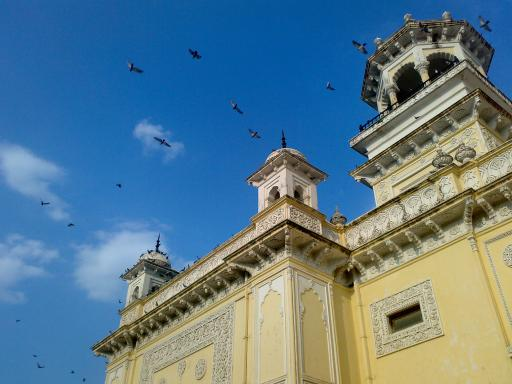
#> input picture proj3/home.jpg, 512 x 384 px
$ python proj3-1.py
#> lines starting #> are read from the running program, lines starting #| are printed output that depends on the picture; after the words box and inside, x2 and y2 are one past the last pixel; in counts of white or black regions, pixels touching at a corner belong together
import cv2 as cv
import numpy as np

def kmeans_segmentation(image, k):   # kmeans_segmentation 구현

    pixels = image.reshape((-1, 3)).astype(np.float32)

    # Perform K-means clustering
    criteria = (cv.TERM_CRITERIA_EPS + cv.TERM_CRITERIA_MAX_ITER, 100, 0.2)
    _, labels, centers = cv.kmeans(pixels, k, None, criteria, 10, cv.KMEANS_RANDOM_CENTERS)

    # Convert centers to uint8 and reshape labels
    centers = np.uint8(centers)
    segmented_image = centers[labels.flatten()]
    segmented_image = segmented_image.reshape(image.shape)

    return segmented_image


image = cv.imread('home.jpg')
#> image is the input picture: shape (384, 512, 3); mean B, G, R 141.2, 123.9, 91.6

# Perform segmentation with different values of k
k_values = [2, 4, 6, 8]
segmented_images = []
for k in k_values:
    segmented_image = kmeans_segmentation(image, k)
    segmented_images.append(segmented_image)
#> this loop made 4 passes
#> centers in kmeans_segmentation on pass 1: [[134, 170, 177], [144, 97, 43]]
#> pass 1, in kmeans_segmentation, `segmented_image = segmented_image.reshape(image.shape)`:
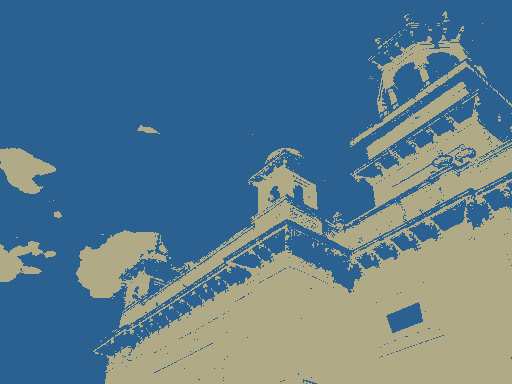
#> segmented_image: shape (384, 512, 3); mean B, G, R 140.4, 123.4, 91.4
#> pass 2, in kmeans_segmentation (call 2), `segmented_image = segmented_image.reshape(image.shape)`:
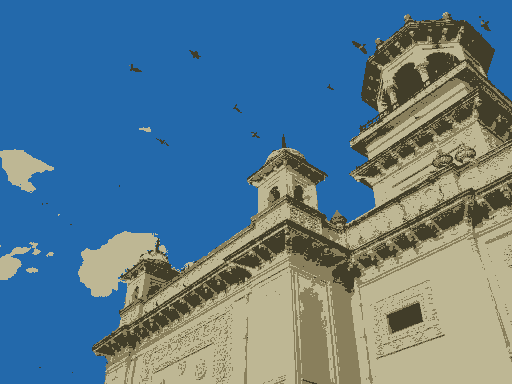
#> segmented_image: shape (384, 512, 3); mean B, G, R 141, 123.2, 91.3
#> pass 3, in kmeans_segmentation (call 3), `segmented_image = segmented_image.reshape(image.shape)`:
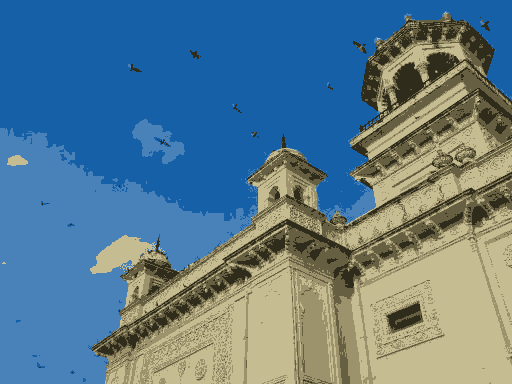
#> segmented_image: shape (384, 512, 3); mean B, G, R 140.8, 123.5, 91.3
#> after the loop, segmented_images = 4 items


stacked_image = np.vstack([np.hstack(segmented_images[:2]), np.hstack(segmented_images[2:])])
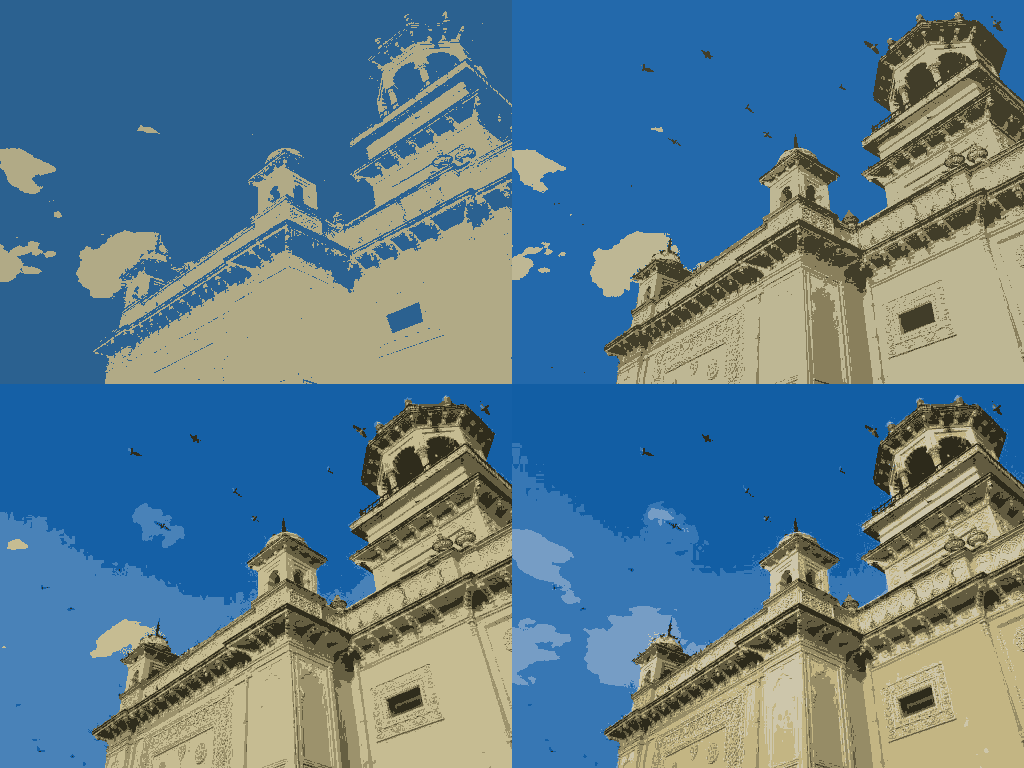
#> stacked_image: shape (768, 1024, 3); mean of channels 0, 1, 2 140.8, 123.4, 91.3; drawn as B, G, R


cv.imshow('Segmentation Result', stacked_image)
cv.imwrite('kmeans.jpg', stacked_image)
cv.waitKey(0)
cv.destroyAllWindows()
